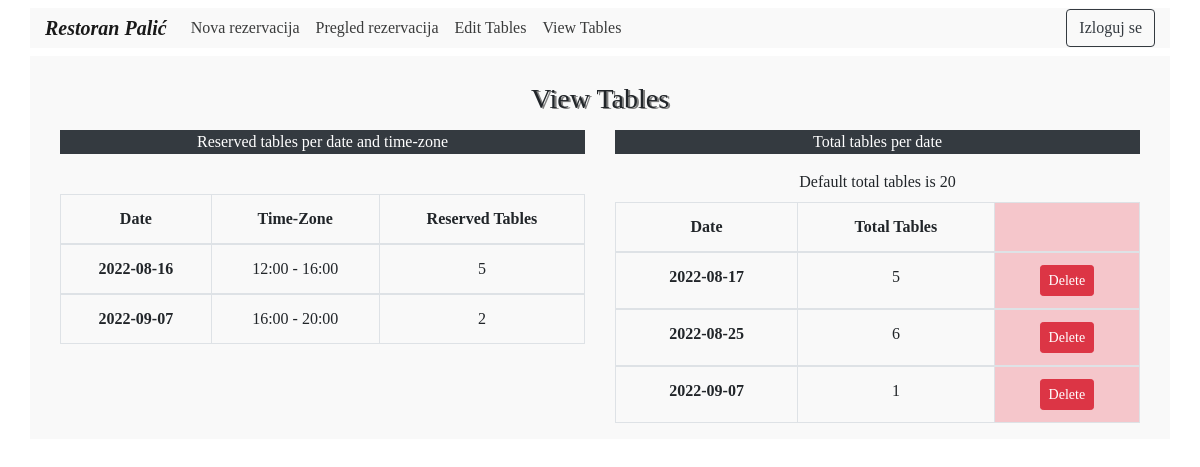
Page /view_tables.php (signed in) on the committed database.
### tables this page shows
CREATE TABLE `tables` (
  `tables_id` int(11) NOT NULL,
  `t_date` date NOT NULL,
  `t_tables` int(11) NOT NULL
);

### includes/view.tables.inc.php (the view, shortened to what this page needs)
<?php
if(isset($_SESSION['user_id'])){
    require 'includes/dbh.inc.php';
    $role = $_SESSION['role'];
    if($role==2){
        $sql = "SELECT SUM(num_tables), rdate, time_zone FROM reservation GROUP BY rdate, time_zone";
        $result = $conn->query($sql);
        if ($result->num_rows > 0) {
            echo
            '   <div class="container">
            <div class="row">
            <div class="col-sm text-center">
            <p class="text-white bg-dark text-center">Reserved tables per date and time-zone</p><br>
            <table class="table table-hover table-bordered table-responsive-sm text-center">
                <thead>
                    <tr>
                        <th scope="col">Date</th>
                        <th scope="col">Time-Zone</th>
                        <th scope="col">Reserved Tables</th>
                    </tr>
                </thead> ';
            while($row = $result->fetch_assoc()) {
                echo"
                <tbody>
                    <tr>
                      <th scope='row'>".$row["rdate"]."</th>
                      <td>".$row["time_zone"]."</td>
                      <td>".$row["SUM(num_tables)"]."</td>
                    </tr>
              </tbody>";
            }
            echo "</table>";
        }
        else {    echo "<p class='text-center'>List is empty!<p>"; }
        echo'</div>';
        $sql = "SELECT * FROM tables ORDER BY t_date";
        $result = $conn->query($sql);
        if ($result->num_rows > 0) {
            echo'
         <div class="col-sm text-center">
         <p class="text-white bg-dark text-center">Total tables per date</p>
         <label>Default total tables is 20</label><br>
        ';
            echo
            '
            <table class="table table-hover table-bordered table-responsive-sm text-center">
                <thead>
                    <tr>
                        <th scope="col">Date</th>
                        <th scope="col">Total Tables</th>
                        <th class="table-danger" scope="col"></th>
                    </tr>
                </thead> ';
            while($row = $result->fetch_assoc()) {
                echo"
                <tbody>
                    <tr>
                    <form action='includes/delete.php' method='POST'>
                    <input name='tables_id' type='hidden' value=".$row["tables_id"].">
                      <th scope='row'>".$row["t_date"]."</th>
                      <td>".$row["t_tables"]."</td>
                      <td class='table-danger'><button type='submit' name='delete-table' class='btn btn-danger btn-sm'>Delete</button></td>
                          </form>
                    </tr>
              </tbody>";
            }
            echo "</table>";
        }
        else {    echo "<p class='text-center'>List is empty!<p>"; }
        echo '</div></div></div>';
    }
}

### header.php (shortened to what this page needs)
<!DOCTYPE html>
<html lang="en">
<head>
  <link href="css/style.css" rel="stylesheet" type="text/css">
  <link href="css/font-awesome.min.css" rel="stylesheet">
  <link rel="stylesheet" href="https://stackpath.bootstrapcdn.com/bootstrap/4.1.0/css/bootstrap.min.css">
  <link rel="stylesheet" href="https://cdnjs.cloudflare.com/ajax/libs/font-awesome/4.7.0/css/font-awesome.min.css">
</head>
<body>
<nav class="navbar navbar-expand-md navbar-light fixed-top">
        <div class="container">
            <a class="navbar-brand" href="index.php">
		<strong><em>Restoran Palić</em></strong>
            </a>
            <div class="collapse navbar-collapse" id="navi">
                <ul class="navbar-nav mr-auto">
                    <?php
                    if(isset($_SESSION['user_id'])){ echo'
                    <li class="nav-item">
                        <a class="nav-link" href="reservation.php" >Nova rezervacija</a>
                    </li>
                    <li class="nav-item">
                        <a class="nav-link" href="view_reservations.php" >Pregled rezervacija</a>
                    </li>';
                    if($_SESSION['role']==2) {
                    echo'
                    <li class="nav-item">
                        <a class="nav-link" href="tables.php" >Edit Tables</a>
                    </li>
                    <li class="nav-item">
                        <a class="nav-link" href="view_tables.php" >View Tables</a>
                    </li>';
                    }
                    }
                    else { echo'
                    <li class="nav-item">
	                 <a class="nav-link" href="#aboutus">O nama</a>
	             </li>
	            <li class="nav-item">
	                <a class="nav-link" href="#gallery">Galerija</a>
	            </li>
                    <li class="nav-item">
                        <a class="nav-link" href="#reservation">Rezervacija</a>
                    </li>
                    '; }
                    ?>
                </ul>
                    <?php
                    if(isset($_SESSION['user_id'])){
                    echo '
                    <form class="navbar-form navbar-right" action="includes/logout.inc.php" method="post">
                    <button type="submit" name="logout-submit" class="btn btn-outline-dark">Izloguj se</button>
                    </form>';
                    }
                    else{
                    echo '
                    <div>
                    <ul class="navbar-nav ml-auto">
			<li><a class="nav-link fa fa-sign-in" data-toggle="modal" data-target="#myModal_reg">&nbsp;Sing Up</a></li>
			<li><a class="nav-link fa fa-user-plus" data-toggle="modal" data-target="#myModal_login">&nbsp;Login</a></li>
                    </ul>
                    </div>
                    ';}
                    ?>
            </div>
        </div>
</nav>

### view_tables.php (shortened to what this page needs)
<?php
require "header.php";
?>
<br><br>
<div class="container">
    <h3 class="text-center"><br>View Tables<br></h3>
<?php
    if(isset($_SESSION['user_id'])){
   require 'includes/view.tables.inc.php';
}
    else {
        echo '	<p class="text-center"><br>You are have no permission<br><br></p>';
    }
?>
</div>
<br><br>

### css/style.css (style rules this page uses)
* { margin:0; padding:0; font-family: "Times New Roman", Times, serif; }
body { overflow-y: scroll; overflow-x: hidden; }
h3 { text-shadow: 2px 1px grey; }
.navbar { background-color:white; }
.navbar-brand { font-family: "Brush Script MT", "Brush Script Std", cursive; }
.navbar .navbar-nav .nav-item a { color:#3A3B3B; }
.row { margin: 15px; }
.nav-link { cursor:pointer; }

### header.php (style rules this page uses)
.container { background: #f9f9f9; }

### rows in the picture
tables: t_date "2022-08-17", t_tables "5"
tables: t_date "2022-08-25", t_tables "6"
tables: t_date "2022-09-07", t_tables "1"

### other values in the picture
$row["rdate"] "2022-08-16"
$row["time_zone"] "12:00 - 16:00"
$row["SUM(num_tables)"] "5"
$row["rdate"] "2022-09-07"
$row["time_zone"] "16:00 - 20:00"
$row["SUM(num_tables)"] "2"
